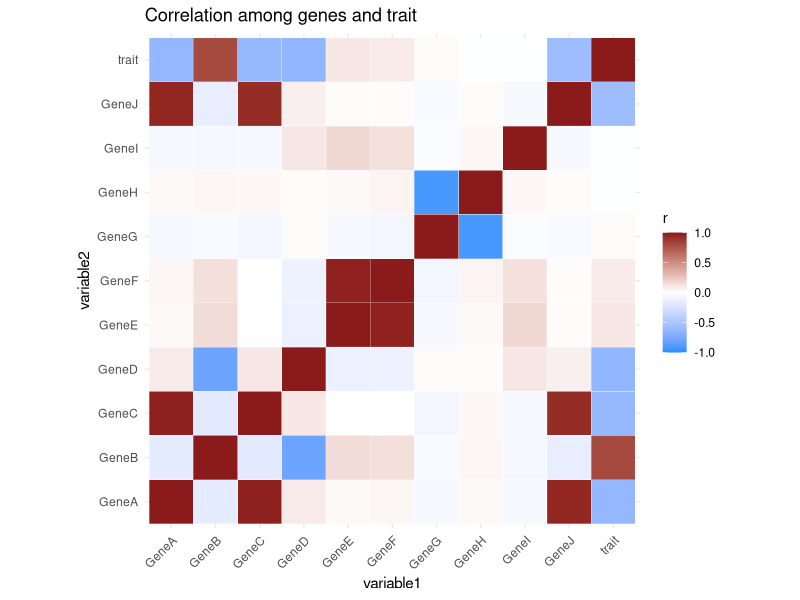
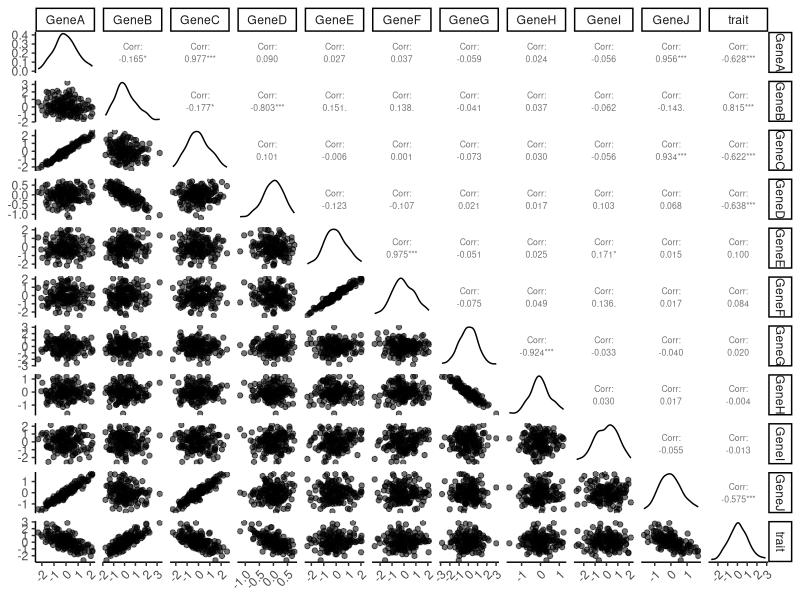
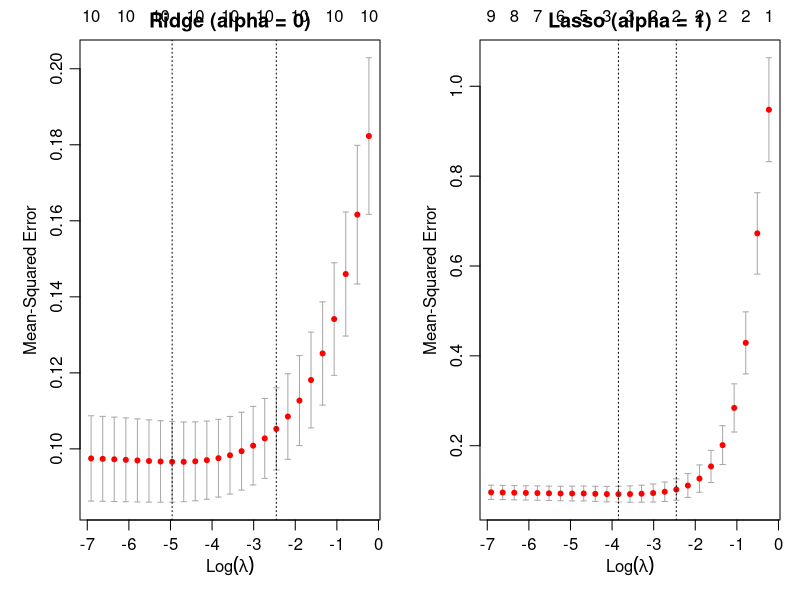
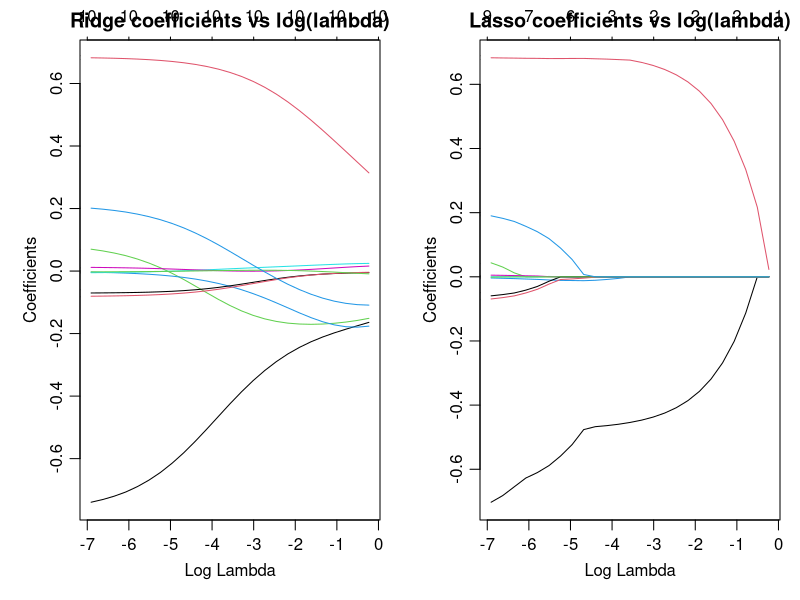
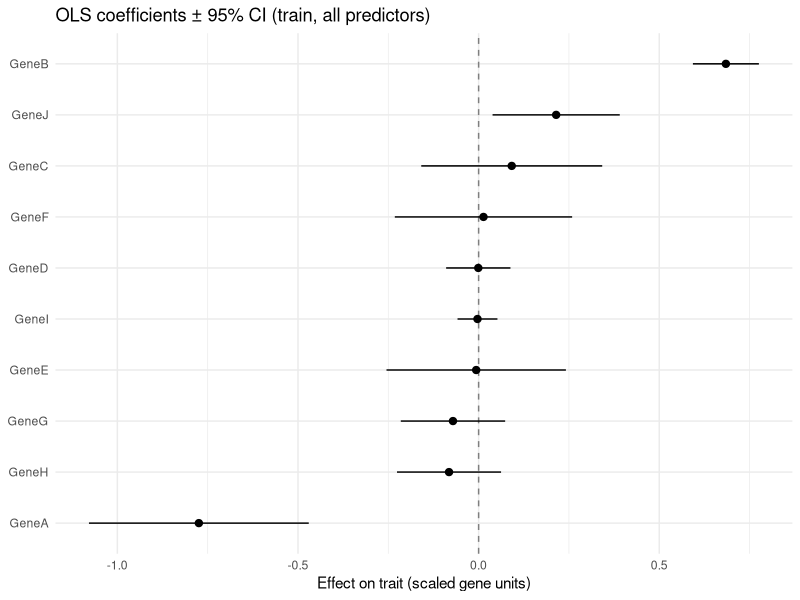
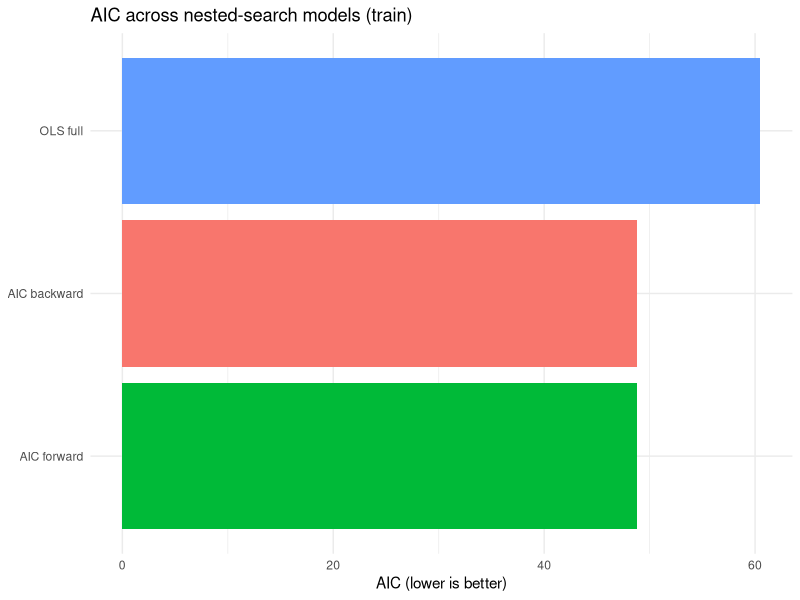
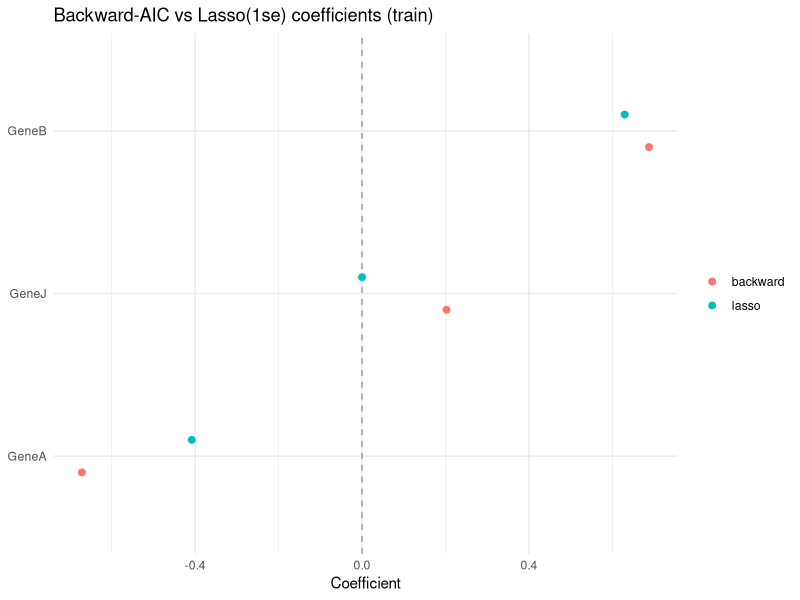
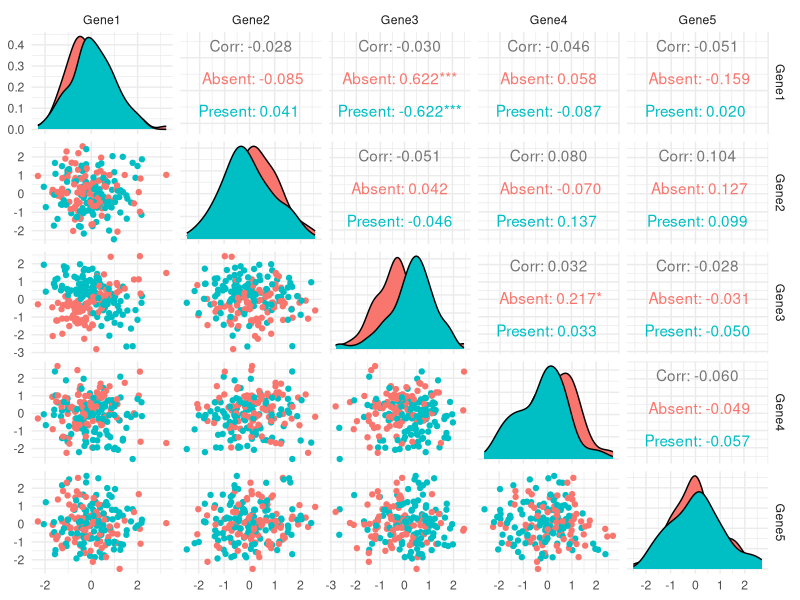

The R script that drew these images, in order:
## ---- chunk 1
#| label: day01-examples-libs
#| include: false
suppressPackageStartupMessages({
  library(glmnet)
  library(caret)
  library(dplyr)
  library(ggplot2)
  library(GGally)
  library(rlang)
  library(MASS)
  library(palmerpenguins)
  library(tidyr)
})
theme_set(theme_classic())
knitr::opts_chunk$set(
  message = FALSE,
  warning = FALSE,
  fig.align = "center",
  out.width = "100%",
  dpi = 120
)
## ---- chunk 2
#| label: day01-linear-sim-data
#| echo: false
#| results: hide
set.seed(123)
n <- 150
p <- 10
gene_names <- c("GeneA", "GeneB", "GeneC", "GeneD", "GeneE", "GeneF", "GeneG", "GeneH", "GeneI", "GeneJ")
gene_data <- matrix(rnorm(n * p), nrow = n)
colnames(gene_data) <- gene_names
trait <- -0.5 * gene_data[, "GeneA"] + 0.8 * gene_data[, "GeneB"] + rnorm(n, sd = 0.3)
gene_data[, "GeneC"] <- gene_data[, "GeneA"] + rnorm(n, sd = 0.2)
gene_data[, "GeneD"] <- -0.3 * gene_data[, "GeneB"] + rnorm(n, sd = 0.2)
for (i in 5:p) gene_data[, gene_names[i]] <- rnorm(n)
gene_data[, "GeneF"] <- gene_data[, "GeneE"] + rnorm(n, sd = 0.2)
gene_data[, "GeneH"] <- -0.5 * gene_data[, "GeneG"] + rnorm(n, sd = 0.2)
gene_data[, "GeneJ"] <- 0.7 * gene_data[, "GeneA"] + rnorm(n, sd = 0.2)
data_trait <- as.data.frame(cbind(gene_data, trait))
## ---- chunk 3
#| label: day01-correlation-heatmap
#| echo: false
#| fig-height: 4.5
#| fig-width: 8
correlation_matrix <- cor(data_trait)
cor_data <- as.data.frame(as.table(correlation_matrix)) |>
  dplyr::rename(variable1 = Var1, variable2 = Var2, correlation = Freq)
ggplot(cor_data, aes(variable1, variable2, fill = correlation)) +
  geom_tile(color = "white") +
  scale_fill_gradient2(
    low = "dodgerblue", high = "firebrick4", mid = "white",
    midpoint = 0, limit = c(-1, 1), name = "r"
  ) +
  theme_minimal() +
  theme(axis.text.x = element_text(angle = 45, hjust = 1)) +
  coord_fixed() +
  labs(title = "Correlation among genes and trait")
## ---- chunk 4
#| label: day01-ggpairs-snippet
#| echo: false
#| fig-height: 5.5
#| fig-width: 8
ggpairs(
  data_trait,
  upper = list(continuous = wrap("cor", size = 2.2)),
  aes(alpha = 0.15)
) +
  theme(axis.text.x = element_text(angle = 45, hjust = 1))
## ---- chunk 5
#| label: day01-train-test-glmnet
#| echo: false
#| results: hide
X <- as.matrix(dplyr::select(data_trait, -trait))
y <- data_trait$trait
trainIndex <- createDataPartition(y, p = 0.8, list = FALSE)
X_train <- X[trainIndex, , drop = FALSE]
y_train <- y[trainIndex]
X_test <- X[-trainIndex, , drop = FALSE]
y_test <- y[-trainIndex]
preproc <- preProcess(X_train, method = c("center", "scale"))
X_train_s <- predict(preproc, X_train)
X_test_s <- predict(preproc, X_test)
lam_seq <- 10^seq(-3, -0.1, length.out = 25)
cv_ridge <- cv.glmnet(X_train_s, y_train, alpha = 0, lambda = lam_seq)
cv_lasso <- cv.glmnet(X_train_s, y_train, alpha = 1, lambda = lam_seq)
## ---- chunk 6
#| label: day01-cv-plots
#| echo: false
#| fig-height: 4
#| fig-width: 9
oldpar <- par(mfrow = c(1, 2), mar = c(4, 4, 2, 1), mgp = c(2, 0.7, 0))
plot(cv_ridge, main = "Ridge (alpha = 0)")
plot(cv_lasso, main = "Lasso (alpha = 1)")
par(oldpar)
## ---- chunk 7
#| label: day01-coef-paths
#| echo: false
#| fig-height: 4.2
#| fig-width: 9
fit_ridge <- glmnet(X_train_s, y_train, alpha = 0, lambda = lam_seq)
fit_lasso <- glmnet(X_train_s, y_train, alpha = 1, lambda = lam_seq)
oldpar <- par(mfrow = c(1, 2), mar = c(4, 4, 2, 1), mgp = c(2, 0.7, 0))
plot(fit_ridge, xvar = "lambda", label = TRUE, main = "Ridge coefficients vs log(lambda)")
plot(fit_lasso, xvar = "lambda", label = TRUE, main = "Lasso coefficients vs log(lambda)")
par(oldpar)
## ---- chunk 8
#| label: day01-lm-full-train
#| echo: false
#| results: hide
X_train_df <- as.data.frame(X_train_s)
X_train_df$trait <- y_train
X_test_df <- as.data.frame(X_test_s)
full_lm <- lm(trait ~ ., data = X_train_df)
## ---- chunk 9
#| label: day01-lm-coef-plot
#| echo: false
#| fig-height: 4.2
#| fig-width: 8
cf <- coef(full_lm)
cf <- cf[names(cf) != "(Intercept)"]
ci <- tryCatch(
  confint(full_lm, parm = names(cf)),
  error = function(e) matrix(NA_real_, length(cf), 2, dimnames = list(names(cf), c("2.5 %", "97.5 %")))
)
coef_tbl <- data.frame(
  gene = names(cf),
  estimate = as.numeric(cf),
  lo = as.numeric(ci[, 1]),
  hi = as.numeric(ci[, 2])
)
ggplot(coef_tbl, aes(x = estimate, y = reorder(gene, estimate))) +
  geom_vline(xintercept = 0, linetype = 2, color = "gray50") +
  geom_pointrange(aes(xmin = lo, xmax = hi), fatten = 3) +
  labs(
    title = "OLS coefficients ± 95% CI (train, all predictors)",
    x = "Effect on trait (scaled gene units)", y = NULL
  ) +
  theme_minimal()
## ---- chunk 10
#| label: day01-lm-test-metrics
#| echo: false
#| results: asis
pred_lm_test <- predict(full_lm, newdata = X_test_df)
mse_ols <- mean((y_test - pred_lm_test)^2)
rmse_ols <- sqrt(mse_ols)
r2_ols <- cor(y_test, pred_lm_test)^2
best_lam <- cv_lasso$lambda.1se
lasso_best_fit <- glmnet(X_train_s, y_train, alpha = 1, lambda = best_lam)
pred_lasso_test <- as.numeric(predict(lasso_best_fit, newx = X_test_s))
mse_las <- mean((y_test - pred_lasso_test)^2)
rmse_las <- sqrt(mse_las)
r2_las <- cor(y_test, pred_lasso_test)^2
knitr::kable(
  data.frame(
    model = c("OLS full (train fit)", "Lasso (lambda.1se)"),
    RMSE_test = c(rmse_ols, rmse_las),
    R2_test = c(r2_ols, r2_las)
  ),
  digits = 3,
  caption = "Held-out test performance (same split, scaled features)"
)
## ---- chunk 11
#| label: day01-step-aic
#| echo: false
#| results: hide
backward_model <- stepAIC(full_lm, direction = "backward", trace = FALSE)
start_model <- lm(trait ~ 1, data = X_train_df)
forward_model <- stepAIC(
  start_model,
  direction = "forward",
  scope = list(lower = start_model, upper = full_lm),
  trace = FALSE
)
## ---- chunk 12
#| label: day01-aic-model-sizes
#| echo: false
#| fig-height: 3.2
#| fig-width: 6.5
aic_tbl <- data.frame(
  approach = c("OLS full", "AIC backward", "AIC forward"),
  n_terms = c(
    length(coef(full_lm)),
    length(coef(backward_model)),
    length(coef(forward_model))
  ),
  AIC = c(AIC(full_lm), AIC(backward_model), AIC(forward_model))
)
ggplot(aic_tbl, aes(x = reorder(approach, AIC), y = AIC, fill = approach)) +
  geom_col(show.legend = FALSE) +
  coord_flip() +
  labs(title = "AIC across nested-search models (train)", x = NULL, y = "AIC (lower is better)") +
  theme_minimal()
## ---- chunk 13
#| label: day01-aic-terms-text
#| echo: false
#| results: asis
fmt_f <- function(f) paste(deparse(f), collapse = " ")
cat("**Backward AIC formula:** `", fmt_f(formula(backward_model)), "`\n\n", sep = "")
cat("**Forward AIC formula:** `", fmt_f(formula(forward_model)), "`\n\n", sep = "")
## ---- chunk 14
#| label: day01-aic-vs-lasso-coefs
#| echo: false
#| fig-height: 4
#| fig-width: 9
coef_back <- coef(backward_model)
nm <- names(coef_back)
nm <- nm[nm != "(Intercept)"]
lc_mat <- as.matrix(coef(lasso_best_fit, s = best_lam))
lasso_vals <- ifelse(nm %in% rownames(lc_mat), lc_mat[nm, 1], NA_real_)
coef_compare_long <- rbind(
  data.frame(gene = nm, model = "backward", estimate = as.numeric(coef_back[nm])),
  data.frame(gene = nm, model = "lasso", estimate = lasso_vals)
)
ggplot(coef_compare_long, aes(x = estimate, y = reorder(gene, estimate), color = model)) +
  geom_vline(xintercept = 0, linetype = 2, color = "gray60") +
  geom_point(position = position_dodge(width = 0.4), size = 2) +
  labs(
    title = "Backward-AIC vs Lasso(1se) coefficients (train)",
    x = "Coefficient", y = NULL, color = NULL
  ) +
  theme_minimal()
## ---- chunk 15
#| label: day01-logistic-sim
#| echo: false
#| results: hide
set.seed(123)
n <- 200
p <- 10
gene_names <- paste0("Gene", 1:p)
genes_data <- data.frame(matrix(rnorm(n * p), nrow = n))
colnames(genes_data) <- gene_names
disease_presence <- ifelse(
  0.5 * genes_data$Gene1 + 0.8 * genes_data$Gene3 - 0.3 * genes_data$Gene4 -
    genes_data$Gene1 * genes_data$Gene3 * 2 + rnorm(n, sd = 0.5) > 0,
  1, 0
)
disease_presence <- factor(disease_presence, levels = c(0, 1), labels = c("Absent", "Present"))
bio_data <- data.frame(genes_data, disease_presence)
logistic_model <- glm(disease_presence ~ ., data = bio_data, family = binomial())
## ---- chunk 16
#| label: day01-ggpairs-logistic
#| echo: false
#| fig-height: 5.2
#| fig-width: 8
ggpairs(bio_data, columns = 1:5, aes(color = disease_presence)) +
  theme_minimal()
## ---- chunk 17
#| label: day01-logistic-boundary
#| echo: false
#| fig-height: 4.5
#| fig-width: 7
plot_decision_boundary_logistic <- function(model, data, feature1, feature2) {
  r1 <- range(data[[feature1]])
  r2 <- range(data[[feature2]])
  grid <- expand.grid(
    seq(r1[1] - 1, r1[2] + 1, length.out = 160),
    seq(r2[1] - 1, r2[2] + 1, length.out = 160)
  )
  names(grid) <- c(feature1, feature2)
  for (feat in setdiff(names(data), c(feature1, feature2, "disease_presence"))) {
    grid[[feat]] <- mean(data[[feat]])
  }
  grid$response_prob <- predict(model, newdata = grid, type = "response")
  grid$response_cls <- factor(
    ifelse(grid$response_prob > 0.5, "Present", "Absent"),
    levels = c("Absent", "Present")
  )
  ggplot(data, aes(!!sym(feature1), !!sym(feature2))) +
    geom_tile(
      data = grid,
      aes(!!sym(feature1), !!sym(feature2), fill = response_cls),
      alpha = 0.28,
      inherit.aes = FALSE
    ) +
    geom_point(aes(fill = disease_presence), shape = 21, color = "black", size = 2.5) +
    scale_fill_manual(values = c(Absent = "turquoise", Present = "magenta")) +
    theme_minimal() +
    labs(
      title = "Logistic boundary (Gene1 vs Gene3; other genes at mean)",
      x = feature1, y = feature2, fill = "Class"
    )
}
print(plot_decision_boundary_logistic(logistic_model, bio_data, "Gene1", "Gene3"))
## ---- chunk 18
#| label: day01-peng-prep
#| echo: false
#| results: hide
pg_teaser <- palmerpenguins::penguins |>
  tidyr::drop_na(bill_length_mm, bill_depth_mm, flipper_length_mm, body_mass_g, species)
## ---- chunk 19
#| label: day01-peng-corr
#| echo: false
#| fig-height: 4.2
#| fig-width: 7.5
pg_num <- dplyr::select(pg_teaser, bill_length_mm, bill_depth_mm, flipper_length_mm, body_mass_g)
cor_m <- cor(pg_num)
cor_df <- as.data.frame(as.table(cor_m)) |>
  dplyr::rename(v1 = Var1, v2 = Var2, r = Freq)
ggplot(cor_df, aes(v1, v2, fill = r)) +
  geom_tile(color = "white") +
  scale_fill_gradient2(
    low = "steelblue", mid = "white", high = "firebrick",
    midpoint = 0, limits = c(-1, 1), name = "r"
  ) +
  theme_minimal() +
  theme(axis.text.x = element_text(angle = 45, hjust = 1)) +
  coord_fixed() +
  labs(
    title = "Palmer Penguins — correlation among measurements",
    subtitle = "Same dataset as Tuesday tidymodels pipeline and the penguin notebooks"
  )
## ---- chunk 20
#| label: day01-peng-ggpairs
#| echo: false
#| fig-height: 5
#| fig-width: 7.5
GGally::ggpairs(
  pg_num,
  upper = list(continuous = wrap("cor", size = 2.2)),
  aes(color = pg_teaser$species, alpha = 0.2)
) +
  theme(axis.text.x = element_text(angle = 45, hjust = 1))
